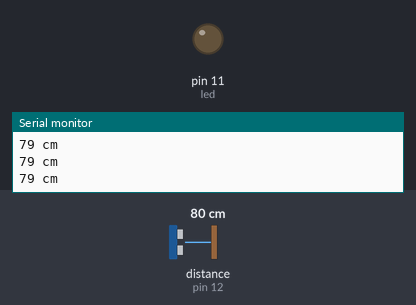
Simulated run of this sketch. Board: Arduino Uno, built with avr-gcc and run on an emulated ATmega328P. On the bench: output pins drawn as LEDs (lit = HIGH), the last lines printed to the serial monitor. Wiring (inferred from the names in the program): ultrasonic range finder: trigger pin 13; echo pin 12. The inputs (shaded band) are chosen by the test bench; at power-on: distance to the obstacle (sensor on pin 12) 80 cm. The echo pulse lasts 58.3 µs per cm; pins used as bus, display or sensor lines are not drawn.

Above: at 1.3 s.
1.4 s: distance to the obstacle (sensor on pin 12) set to 246 cm
2.9 s: distance to the obstacle (sensor on pin 12) set to 254 cm
At 3.6 s:
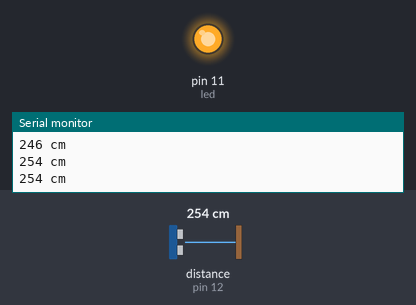
4.5 s: distance to the obstacle (sensor on pin 12) set to 2 cm
At 5.8 s:
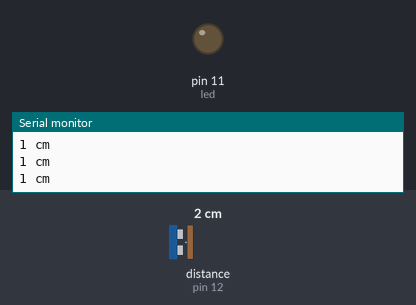
6.1 s: distance to the obstacle (sensor on pin 12) set to 299 cm
At 6.6 s:
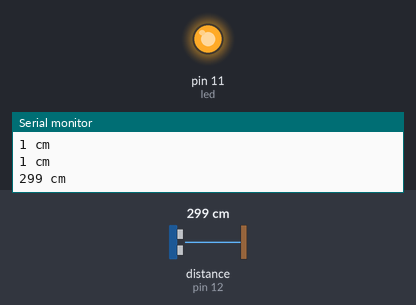
Timing chart, 0 to 8.6 s (numbered marks = the images above; inputs shaded):
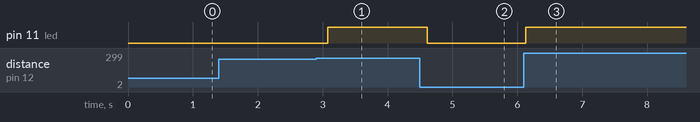

The sketch:

bs.ino
```cpp
#define trigPin 13

#define echoPin 12

#define led 11

void setup()

{ Serial.begin (9600);

pinMode(trigPin, OUTPUT);

pinMode(echoPin, INPUT);

pinMode(led, OUTPUT);

}

void loop()

{ long duration, distance;

digitalWrite(trigPin, LOW);

delayMicroseconds(2);

digitalWrite(trigPin, HIGH);

delayMicroseconds(10);

digitalWrite(trigPin, LOW);

duration = pulseIn(echoPin, HIGH);

distance = (duration/2) / 29.1;

if (distance > 250)

{ digitalWrite(led,HIGH);

}

else {

digitalWrite(led,LOW);

}

Serial.print(distance);

Serial.println(" cm");

delay(500);

}
```

Measured:
- the behaviour switches between 250 and 251 cm on distance to the obstacle (sensor on pin 12) (found by bisection; images 0 and 1)
- after the input at 2.9 s, pin 11 (led): LOW → HIGH after 0.18 s
- after the input at 4.5 s, pin 11 (led): HIGH → LOW after 0.11 s
- after the input at 6.1 s, pin 11 (led): LOW → HIGH at once
